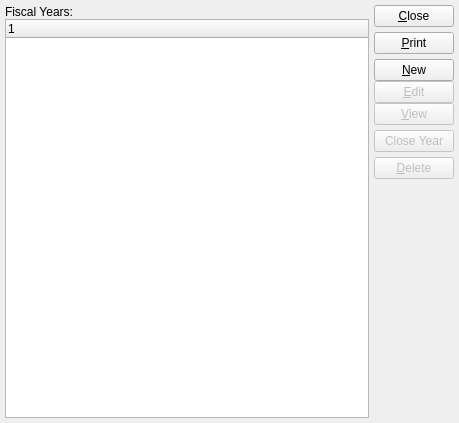
<ui version="4.0" >
 <author></author>
 <comment>This file is part of the xTuple ERP: PostBooks Edition, a free and
open source Enterprise Resource Planning software suite,
Copyright (c) 1999-2011 by OpenMFG LLC, d/b/a xTuple.
It is licensed to you under the Common Public Attribution License
version 1.0, the full text of which (including xTuple-specific Exhibits)
is available at www.xtuple.com/CPAL.  By using this software, you agree
to be bound by its terms.</comment>
 <class>accountingYearPeriods</class>
 <widget class="QWidget" name="accountingYearPeriods" >
  <property name="geometry" >
   <rect>
    <x>0</x>
    <y>0</y>
    <width>459</width>
    <height>423</height>
   </rect>
  </property>
  <property name="windowTitle" >
   <string>List Fiscal Years</string>
  </property>
   <layout class="QHBoxLayout" >
    <item>
     <layout class="QVBoxLayout" >
      <property name="margin" >
       <number>0</number>
      </property>
      <property name="spacing" >
       <number>0</number>
      </property>
      <item>
       <widget class="QLabel" name="_periodLit" >
        <property name="text" >
         <string>Fiscal Years:</string>
        </property>
       </widget>
      </item>
      <item>
       <widget class="XTreeWidget" name="_period" />
      </item>
     </layout>
    </item>
    <item>
     <layout class="QVBoxLayout" >
      <property name="margin" >
       <number>0</number>
      </property>
      <property name="spacing" >
       <number>0</number>
      </property>
      <item>
       <layout class="QVBoxLayout" >
        <property name="margin" >
         <number>0</number>
        </property>
        <property name="spacing" >
         <number>5</number>
        </property>
        <item>
         <widget class="QPushButton" name="_close" >
          <property name="text" >
           <string>&amp;Close</string>
          </property>
         </widget>
        </item>
        <item>
         <widget class="QPushButton" name="_print" >
          <property name="text" >
           <string>&amp;Print</string>
          </property>
         </widget>
        </item>
        <item>
         <layout class="QVBoxLayout" >
          <property name="margin" >
           <number>0</number>
          </property>
          <property name="spacing" >
           <number>0</number>
          </property>
          <item>
           <widget class="QPushButton" name="_new" >
            <property name="enabled" >
             <bool>true</bool>
            </property>
            <property name="text" >
             <string>&amp;New</string>
            </property>
           </widget>
          </item>
          <item>
           <widget class="QPushButton" name="_edit" >
            <property name="enabled" >
             <bool>false</bool>
            </property>
            <property name="text" >
             <string>&amp;Edit</string>
            </property>
           </widget>
          </item>
          <item>
           <widget class="QPushButton" name="_view" >
            <property name="enabled" >
             <bool>false</bool>
            </property>
            <property name="text" >
             <string>&amp;View</string>
            </property>
           </widget>
          </item>
         </layout>
        </item>
        <item>
         <layout class="QVBoxLayout" >
          <property name="margin" >
           <number>0</number>
          </property>
          <property name="spacing" >
           <number>0</number>
          </property>
          <item>
           <widget class="QPushButton" name="_closePeriod" >
            <property name="enabled" >
             <bool>false</bool>
            </property>
            <property name="text" >
             <string>Close Year</string>
            </property>
           </widget>
          </item>
         </layout>
        </item>
        <item>
         <widget class="QPushButton" name="_delete" >
          <property name="enabled" >
           <bool>false</bool>
          </property>
          <property name="text" >
           <string>&amp;Delete</string>
          </property>
         </widget>
        </item>
       </layout>
      </item>
      <item>
       <spacer>
        <property name="orientation" >
         <enum>Qt::Vertical</enum>
        </property>
        <property name="sizeType" >
         <enum>QSizePolicy::Expanding</enum>
        </property>
        <property name="sizeHint" >
         <size>
          <width>20</width>
          <height>181</height>
         </size>
        </property>
       </spacer>
      </item>
     </layout>
    </item>
   </layout>
 </widget>
 <layoutdefault spacing="5" margin="5" />
 <pixmapfunction>qPixmapFromMimeSource</pixmapfunction>
 <customwidgets>
  <customwidget>
   <class>XTreeWidget</class>
   <extends>QTreeWidget</extends>
   <header>xtreewidget.h</header>
  </customwidget>
 </customwidgets>
 <tabstops>
  <tabstop>_period</tabstop>
  <tabstop>_new</tabstop>
  <tabstop>_edit</tabstop>
  <tabstop>_view</tabstop>
  <tabstop>_closePeriod</tabstop>
  <tabstop>_delete</tabstop>
  <tabstop>_print</tabstop>
  <tabstop>_close</tabstop>
 </tabstops>
 <includes/>
 <resources/>
 <connections>
  <connection>
   <sender>_close</sender>
   <signal>clicked()</signal>
   <receiver>accountingYearPeriods</receiver>
   <slot>close()</slot>
   <hints>
    <hint type="sourcelabel" >
     <x>20</x>
     <y>20</y>
    </hint>
    <hint type="destinationlabel" >
     <x>20</x>
     <y>20</y>
    </hint>
   </hints>
  </connection>
  <connection>
   <sender>_period</sender>
   <signal>valid(bool)</signal>
   <receiver>_view</receiver>
   <slot>setEnabled(bool)</slot>
   <hints>
    <hint type="sourcelabel" >
     <x>20</x>
     <y>20</y>
    </hint>
    <hint type="destinationlabel" >
     <x>20</x>
     <y>20</y>
    </hint>
   </hints>
  </connection>
  <connection>
   <sender>_period</sender>
   <signal>valid(bool)</signal>
   <receiver>_closePeriod</receiver>
   <slot>setEnabled(bool)</slot>
   <hints>
    <hint type="sourcelabel" >
     <x>170</x>
     <y>219</y>
    </hint>
    <hint type="destinationlabel" >
     <x>398</x>
     <y>200</y>
    </hint>
   </hints>
  </connection>
 </connections>
</ui>
